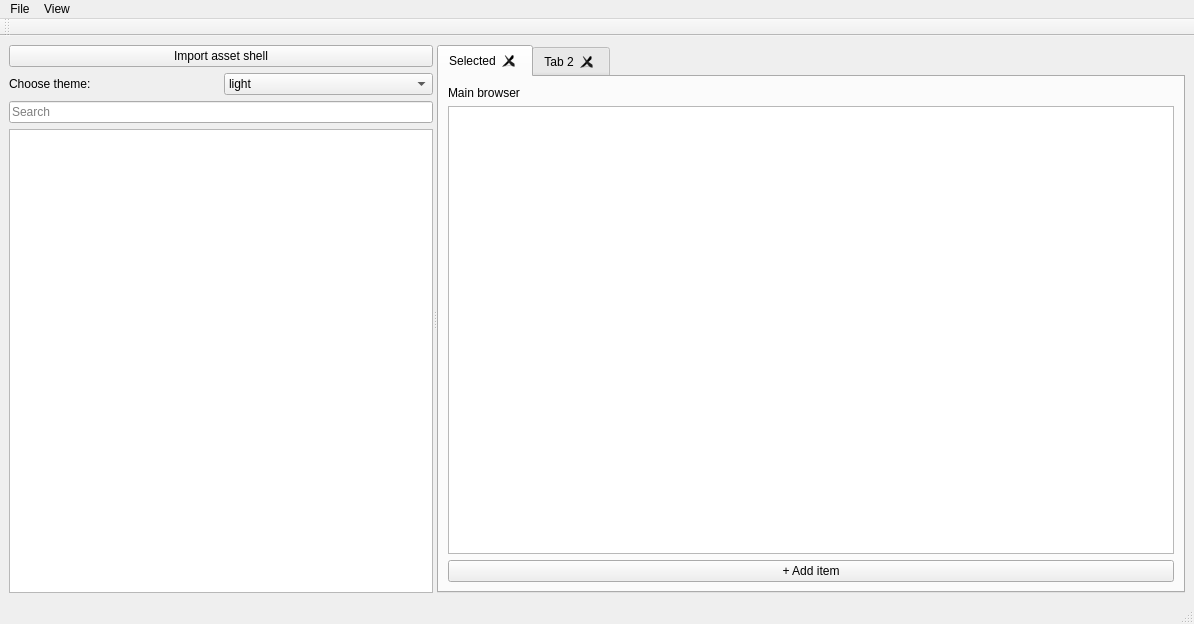
<?xml version="1.0" encoding="UTF-8"?>
<ui version="4.0">
 <class>MainWindow</class>
 <widget class="QMainWindow" name="MainWindow">
  <property name="geometry">
   <rect>
    <x>0</x>
    <y>0</y>
    <width>1194</width>
    <height>624</height>
   </rect>
  </property>
  <property name="windowTitle">
   <string>AAS Editor</string>
  </property>
  <property name="autoFillBackground">
   <bool>true</bool>
  </property>
  <widget class="QWidget" name="centralwidget">
   <property name="sizePolicy">
    <sizepolicy hsizetype="Expanding" vsizetype="Expanding">
     <horstretch>0</horstretch>
     <verstretch>0</verstretch>
    </sizepolicy>
   </property>
   <layout class="QGridLayout" name="gridLayout">
    <item row="1" column="0">
     <widget class="QSplitter" name="splitter">
      <property name="sizePolicy">
       <sizepolicy hsizetype="Expanding" vsizetype="Expanding">
        <horstretch>0</horstretch>
        <verstretch>0</verstretch>
       </sizepolicy>
      </property>
      <property name="orientation">
       <enum>Qt::Horizontal</enum>
      </property>
      <widget class="QWidget" name="layoutWidget">
       <layout class="QVBoxLayout" name="verticalLayout" stretch="0,0,0,0">
        <property name="sizeConstraint">
         <enum>QLayout::SetDefaultConstraint</enum>
        </property>
        <item>
         <widget class="QPushButton" name="pushButton">
          <property name="sizePolicy">
           <sizepolicy hsizetype="MinimumExpanding" vsizetype="Fixed">
            <horstretch>0</horstretch>
            <verstretch>0</verstretch>
           </sizepolicy>
          </property>
          <property name="baseSize">
           <size>
            <width>256</width>
            <height>25</height>
           </size>
          </property>
          <property name="text">
           <string>Import asset shell</string>
          </property>
         </widget>
        </item>
        <item>
         <layout class="QHBoxLayout" name="horizontalLayout">
          <item>
           <widget class="QLabel" name="label">
            <property name="text">
             <string>Choose theme:</string>
            </property>
           </widget>
          </item>
          <item>
           <widget class="QComboBox" name="comboBox">
            <property name="currentText">
             <string>light</string>
            </property>
            <item>
             <property name="text">
              <string>light</string>
             </property>
            </item>
            <item>
             <property name="text">
              <string>dark</string>
             </property>
            </item>
           </widget>
          </item>
         </layout>
        </item>
        <item>
         <widget class="QLineEdit" name="lineEdit">
          <property name="sizePolicy">
           <sizepolicy hsizetype="MinimumExpanding" vsizetype="Fixed">
            <horstretch>0</horstretch>
            <verstretch>0</verstretch>
           </sizepolicy>
          </property>
          <property name="baseSize">
           <size>
            <width>256</width>
            <height>25</height>
           </size>
          </property>
          <property name="placeholderText">
           <string>Search</string>
          </property>
         </widget>
        </item>
        <item>
         <widget class="QTreeView" name="aasItemsTreeView">
          <property name="sizePolicy">
           <sizepolicy hsizetype="MinimumExpanding" vsizetype="Expanding">
            <horstretch>0</horstretch>
            <verstretch>0</verstretch>
           </sizepolicy>
          </property>
          <property name="sizeIncrement">
           <size>
            <width>256</width>
            <height>493</height>
           </size>
          </property>
          <property name="baseSize">
           <size>
            <width>256</width>
            <height>493</height>
           </size>
          </property>
          <property name="focusPolicy">
           <enum>Qt::StrongFocus</enum>
          </property>
          <property name="frameShape">
           <enum>QFrame::StyledPanel</enum>
          </property>
          <property name="frameShadow">
           <enum>QFrame::Sunken</enum>
          </property>
          <property name="verticalScrollBarPolicy">
           <enum>Qt::ScrollBarAsNeeded</enum>
          </property>
          <property name="horizontalScrollBarPolicy">
           <enum>Qt::ScrollBarAsNeeded</enum>
          </property>
         </widget>
        </item>
       </layout>
      </widget>
      <widget class="QWidget" name="layoutWidget">
       <layout class="QVBoxLayout" name="verticalLayout_2">
        <item>
         <widget class="QTabWidget" name="tabWidget">
          <property name="currentIndex">
           <number>0</number>
          </property>
          <property name="elideMode">
           <enum>Qt::ElideNone</enum>
          </property>
          <property name="usesScrollButtons">
           <bool>true</bool>
          </property>
          <property name="documentMode">
           <bool>false</bool>
          </property>
          <property name="tabsClosable">
           <bool>true</bool>
          </property>
          <property name="movable">
           <bool>true</bool>
          </property>
          <widget class="QWidget" name="tab">
           <attribute name="title">
            <string>Selected</string>
           </attribute>
           <layout class="QVBoxLayout" name="verticalLayout_4">
            <item>
             <widget class="QLabel" name="pathLabel">
              <property name="text">
               <string>Main browser</string>
              </property>
             </widget>
            </item>
            <item>
             <layout class="QGridLayout" name="gridLayout_3">
              <item row="1" column="0">
               <widget class="QPushButton" name="pushButton_2">
                <property name="text">
                 <string>+ Add item</string>
                </property>
               </widget>
              </item>
              <item row="0" column="0">
               <widget class="QTreeView" name="detailInfoTreeView">
                <property name="enabled">
                 <bool>true</bool>
                </property>
                <property name="sizePolicy">
                 <sizepolicy hsizetype="Expanding" vsizetype="Expanding">
                  <horstretch>0</horstretch>
                  <verstretch>0</verstretch>
                 </sizepolicy>
                </property>
                <property name="minimumSize">
                 <size>
                  <width>429</width>
                  <height>0</height>
                 </size>
                </property>
                <property name="baseSize">
                 <size>
                  <width>429</width>
                  <height>555</height>
                 </size>
                </property>
                <property name="frameShape">
                 <enum>QFrame::StyledPanel</enum>
                </property>
                <property name="frameShadow">
                 <enum>QFrame::Sunken</enum>
                </property>
                <property name="sizeAdjustPolicy">
                 <enum>QAbstractScrollArea::AdjustToContents</enum>
                </property>
               </widget>
              </item>
             </layout>
            </item>
           </layout>
          </widget>
          <widget class="QWidget" name="tab_2">
           <attribute name="title">
            <string>Tab 2</string>
           </attribute>
          </widget>
         </widget>
        </item>
       </layout>
      </widget>
     </widget>
    </item>
   </layout>
  </widget>
  <widget class="QMenuBar" name="menubar">
   <property name="geometry">
    <rect>
     <x>0</x>
     <y>0</y>
     <width>1194</width>
     <height>22</height>
    </rect>
   </property>
   <widget class="QMenu" name="menuView">
    <property name="title">
     <string>View</string>
    </property>
    <widget class="QMenu" name="menuChoose_theme">
     <property name="title">
      <string>Choose theme</string>
     </property>
     <addaction name="actionLight"/>
     <addaction name="actionDark"/>
    </widget>
    <addaction name="menuChoose_theme"/>
   </widget>
   <widget class="QMenu" name="menuFile">
    <property name="title">
     <string>File</string>
    </property>
    <addaction name="actionOpen"/>
   </widget>
   <addaction name="menuFile"/>
   <addaction name="menuView"/>
  </widget>
  <widget class="QStatusBar" name="statusbar"/>
  <widget class="QToolBar" name="toolBar">
   <property name="windowTitle">
    <string>toolBar</string>
   </property>
   <attribute name="toolBarArea">
    <enum>TopToolBarArea</enum>
   </attribute>
   <attribute name="toolBarBreak">
    <bool>false</bool>
   </attribute>
  </widget>
  <action name="actionLight">
   <property name="text">
    <string>Light</string>
   </property>
  </action>
  <action name="actionDark">
   <property name="text">
    <string>Dark</string>
   </property>
  </action>
  <action name="actionOpen">
   <property name="text">
    <string>Open</string>
   </property>
  </action>
 </widget>
 <resources/>
 <connections/>
</ui>
